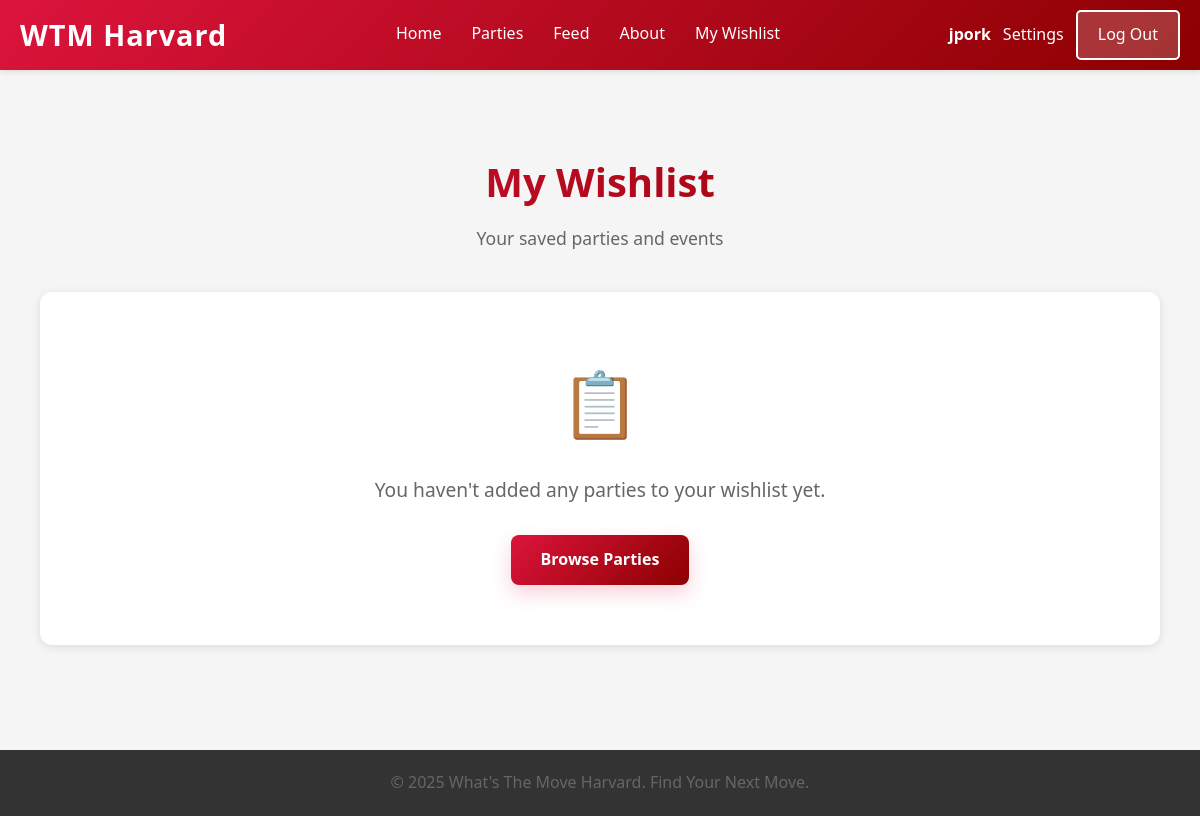
Page /wishlist (signed in) on the earlier database version.
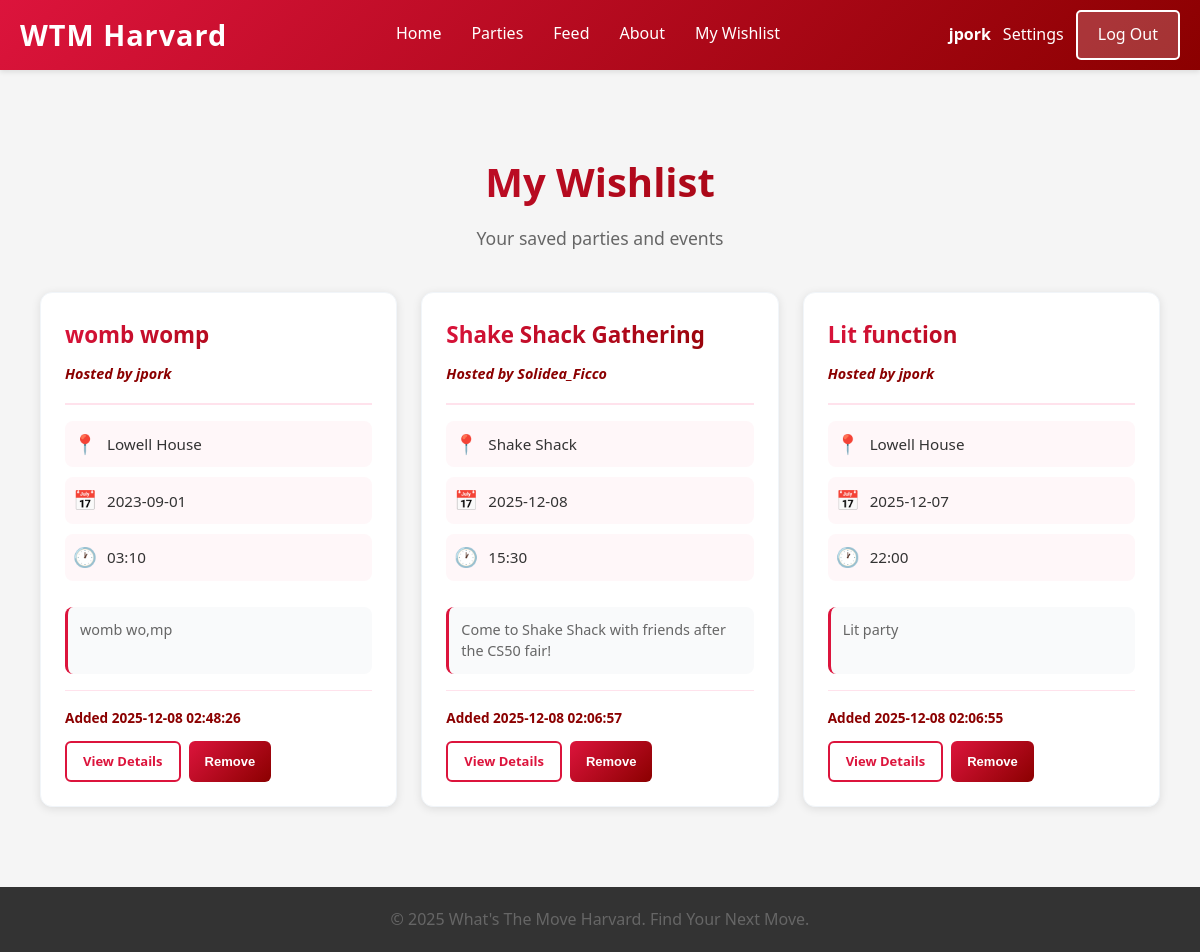
Same page on the later database version.
### tables this page shows
CREATE TABLE wishlist (
            id INTEGER PRIMARY KEY AUTOINCREMENT,
            user_id INTEGER NOT NULL,
            party_id INTEGER NOT NULL,
            added_at TIMESTAMP DEFAULT CURRENT_TIMESTAMP,
            FOREIGN KEY (user_id) REFERENCES users(id),
            FOREIGN KEY (party_id) REFERENCES parties(id) ON DELETE CASCADE,
            UNIQUE(user_id, party_id)
        );

CREATE TABLE parties (id INTEGER PRIMARY KEY AUTOINCREMENT, user_id INTEGER NOT NULL, host_name TEXT NOT NULL, party_name TEXT NOT NULL, location TEXT NOT NULL, date TEXT NOT NULL, time TEXT NOT NULL, description TEXT, created_at TIMESTAMP DEFAULT CURRENT_TIMESTAMP, latitude REAL, longitude REAL, flyer_path TEXT, FOREIGN KEY (user_id) REFERENCES users(id));

### app.py (the view)
@app.route('/wishlist')
def wishlist_page():
    user = current_user()
    if not user:
        return redirect(url_for('login_page'))
    conn = get_db_connection()
    parties = conn.execute(
        """
        SELECT p.id,
               p.party_name,
               p.location,
               p.date,
               p.time,
               p.description,
               p.host_name,
               p.flyer_path,
               p.created_at,
               u.username AS created_by,
               u.display_name AS verified_host,
               w.added_at
        FROM wishlist w
        JOIN parties p ON w.party_id = p.id
        JOIN users u ON p.user_id = u.id
        WHERE w.user_id = ?
        ORDER BY w.added_at DESC
        """,
        (user['id'],)
    ).fetchall()
    conn.close()  # This allows user to see all parties in their wishlist and their details
    message = "You haven't added any parties to your wishlist yet." if not parties else None
    return render_template('wishlist.html', parties=parties, message=message, user=user)

### app.py (called while the page is built)
def get_db_connection():
    conn = sqlite3.connect(DATABASE)
    conn.row_factory = sqlite3.Row
    return conn

def current_user():
    if 'user_id' in session:
        return {'id': session['user_id'], 'email': session.get('user')}
    return None

### templates/wishlist.html (shortened to what this page needs)
{% extends "template.html" %}
{% block content %}
<div class="wishlist-container">
    <div class="wishlist-header">
        <h1>My Wishlist</h1>
        <p class="wishlist-subtitle">Your saved parties and events</p>
    </div>
    {% if message %}
    <div class="empty-state">
        <div class="empty-icon">📋</div>
        <p class="empty-message">{{ message }}</p>
        <a href="/list" class="btn primary">Browse Parties</a>
    </div>
    {% else %}
    <div class="parties-grid">
        {% for party in parties %}
        <div class="party-card" id="party-card-{{ party.id }}">
            <div class="party-card-header">
                <h3 class="party-name">{{ party.party_name }}</h3>
                <span class="party-host">Hosted by {{ party.host_name }}</span>
            </div>
            <div class="party-details">
                <div class="detail-item">
                    <span class="detail-icon">📍</span>
                    <span class="detail-text">{{ party.location }}</span>
                </div>
                <div class="detail-item">
                    <span class="detail-icon">📅</span>
                    <span class="detail-text">{{ party.date }}</span>
                </div>
                <div class="detail-item">
                    <span class="detail-icon">🕐</span>
                    <span class="detail-text">{{ party.time }}</span>
                </div>
            </div>
            {% if party.description %}
            <p class="party-description">{{ party.description }}</p>
            {% endif %}
            <div class="party-footer">
                <small class="added-date">Added {{ party.added_at }}</small>
                <div class="party-actions">
                    <a href="/party/{{ party.id }}" class="btn btn-sm btn-outline">View Details</a>
                    <button type="button"
                            class="btn btn-sm btn-danger remove-wishlist-btn"
                            data-party-id="{{ party.id }}"
                            data-party-name="{{ party.party_name }}">
                        Remove
                    </button>
                </div>
            </div>
        </div>
        {% endfor %}
    </div>
    {% endif %}
</div>
{% endblock %}

### templates/template.html (shortened to what this page needs)
<!DOCTYPE html>
<html lang="en">
<head>
    <link rel="stylesheet" href="{{ url_for('static', filename='style.css') }}">
</head>
<body>
    <nav class="navbar">
        <div class="nav-container">
            <a href="/" class="nav-logo">WTM Harvard</a>
            <ul class="nav-menu">
                <li class="nav-item">
                    <a href="/" class="nav-link">Home</a>
                </li>
                <li class="nav-item">
                    <a href="/list" class="nav-link">Parties</a>
                </li>
                <li class="nav-item">
                    <a href="/feed" class="nav-link">Feed</a>
                </li>
                <li class="nav-item">
                    <a href="/about" class="nav-link">About</a>
                </li>
                {% if session.get('user') %}
                <li class="nav-item">
                    <a href="/wishlist" class="nav-link">My Wishlist</a>
                </li>
                {% endif %}
            </ul>
            {% if session.get('user') %}
            <div class="nav-auth">
                <span class="nav-user">{{ session.get('username', session.get('user')) }}</span>
                <a href="/settings" class="nav-settings">Settings</a>
                <a href="/logout" class="nav-login">Log Out</a>
            </div>
            {% else %}
            <a href="/login" class="nav-login">Log In</a>
            {% endif %}
        </div>
    </nav>
    <main class="content">
        {% block content %}{% endblock %}
    </main>
    <footer class="footer">
        <p>&copy; 2025 What's The Move Harvard. Find Your Next Move.</p>
    </footer>
</body>
</html>

Differences in the rows shown:
added wishlist: party_name "womb womp", host_name "jpork", location "Lowell House", date "2023-09-01", time "03:10", description "womb wo,mp", added_at "2025-12-08 02:48:26"
added wishlist: party_name "Shake Shack Gathering", host_name "Solidea_Ficco", location "Shake Shack", date "2025-12-08", time "15:30", description "Come to Shake Shack with friends after the CS50 fair!", added_at "2025-12-08 02:06:57"
added wishlist: party_name "Lit function", host_name "jpork", location "Lowell House", date "2025-12-07", time "22:00", description "Lit party", added_at "2025-12-08 02:06:55"
Other differences:
{{ message }}: "You haven't added any parties to your wishlist yet." → (not shown)
text no longer shown: "📋 Browse Parties"
